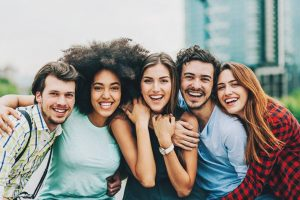
#> input picture pessoas5.jpg, 300 x 200 px
$ python exemplo.py
#> lines starting #> are read from the running program, lines starting #| are printed output that depends on the picture; after the words box and inside, x2 and y2 are one past the last pixel; in counts of white or black regions, pixels touching at a corner belong together
import numpy as np
import cv2 as cv

face_cascade = cv.CascadeClassifier('/media/faneli/B82A810D2A80CA38/bkp/Aulas/Data_Science/haarcascade_frontalface_default.xml')

#abrindo arquivo
img = cv.imread('pessoas5.jpg')
#> img is the input picture: shape (200, 300, 3); mean B, G, R 140.2, 146.4, 149.8

gray = cv.cvtColor(img, cv.COLOR_BGR2GRAY)
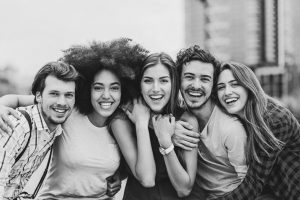
#> gray: shape (200, 300); min 8, max 247, mean 146.7

faces = face_cascade.detectMultiScale(gray, 1.3, 5)
#> faces = [[135, 63, 45, 45], [85, 71, 44, 44], [173, 58, 49, 49], [37, 76, 48, 48]]

for (x,y,w,h) in faces:
  cv.rectangle(img,(x,y),(x+w,y+h),(255,0,0),2)
  roi_gray = gray[y:y+h, x:x+w]
  roi_color = img[y:y+h, x:x+w]
#> this loop made 4 passes
#> pass 1, `roi_gray = gray[y:y+h, x:x+w]`:
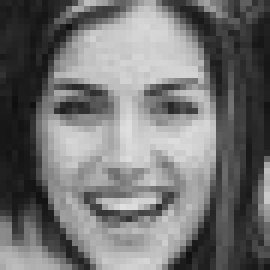
#> roi_gray: shape (45, 45) (shown 6 times larger); min 15, max 224, mean 114.8
#> pass 1, `roi_color = img[y:y+h, x:x+w]`:
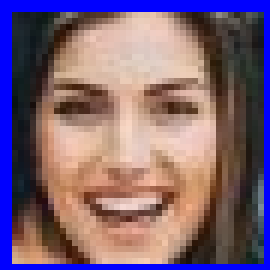
#> roi_color: shape (45, 45, 3) (shown 6 times larger); mean B, G, R 117.4, 98.4, 124.1
#> pass 2, `roi_gray = gray[y:y+h, x:x+w]`:
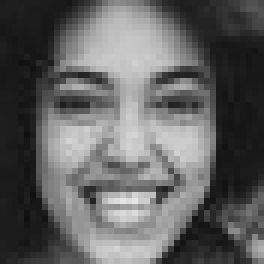
#> roi_gray: shape (44, 44) (shown 6 times larger); min 15, max 230, mean 97.4
#> pass 2, `roi_color = img[y:y+h, x:x+w]`:
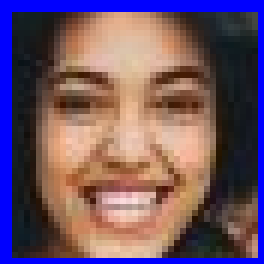
#> roi_color: shape (44, 44, 3) (shown 6 times larger); mean B, G, R 102.2, 84, 110.5
#> after the loop:
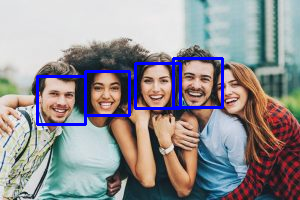
#> img: shape (200, 300, 3); 3.44% of pixels changed, all inside (x1, y1, x2, y2) = (36, 57, 224, 126)

#exibir caixa com a imagem gerada
cv.imshow('img',img)
cv.waitKey(0)
cv.destroyAllWindows()
